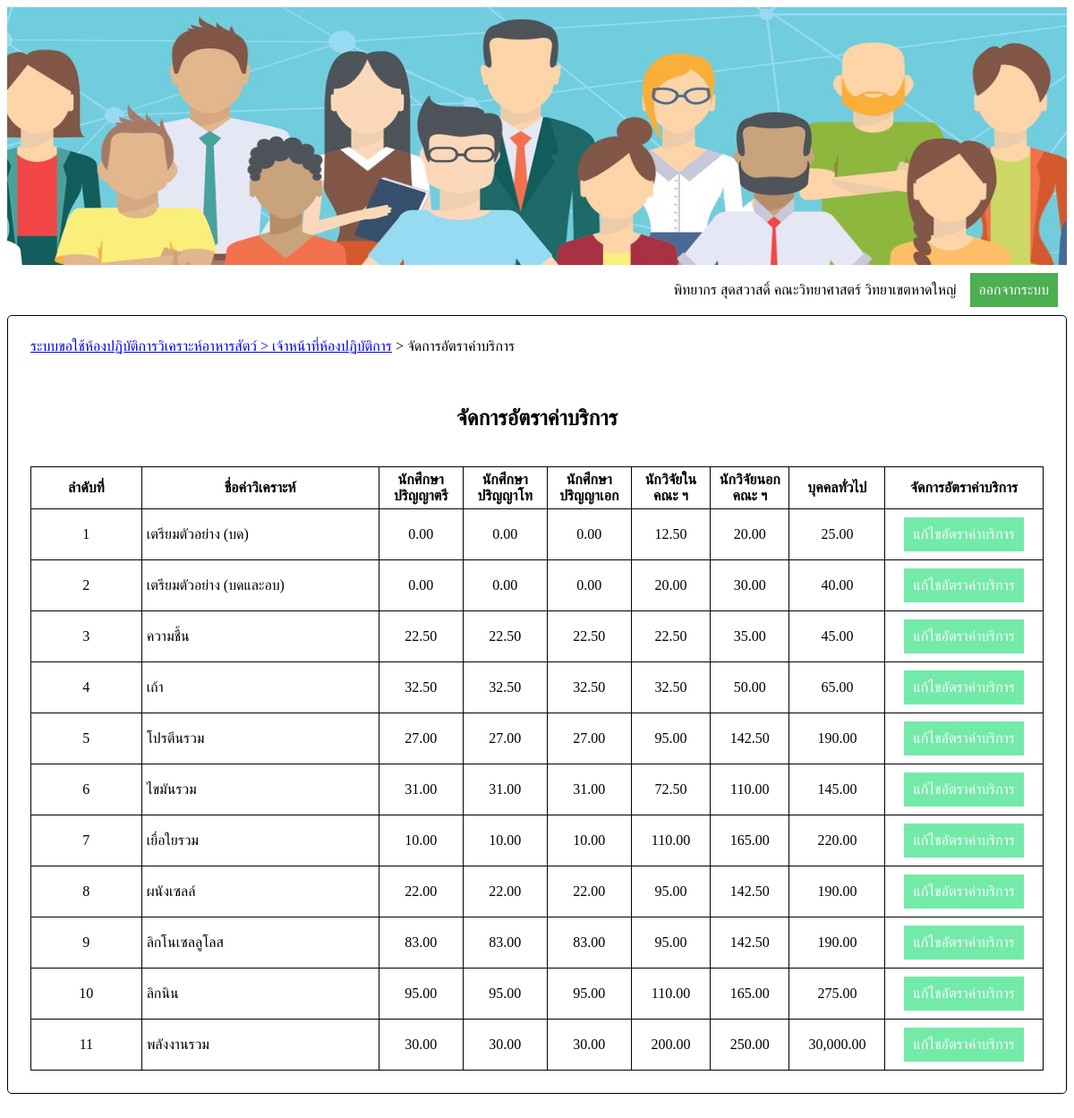
The page /AManageServiceCharge.php (signed in) on the database its author committed.
### tables this page shows
CREATE TABLE `member` (
  `memCode` int(10) unsigned NOT NULL AUTO_INCREMENT,
  `username` varchar(30) NOT NULL,
  `password` varchar(45) NOT NULL,
  `memlevel` int(1) NOT NULL,
  `name` varchar(30) NOT NULL,
  `email` varchar(30) NOT NULL,
  `passmail` varchar(30) DEFAULT NULL,
  `depCode` char(3) NOT NULL,
  PRIMARY KEY (`memCode`),
  KEY `depCode` (`depCode`),
  CONSTRAINT `member_ibfk_1` FOREIGN KEY (`depCode`) REFERENCES `department` (`depCode`)
);

CREATE TABLE `categorys` (
  `catCode` int(2) unsigned NOT NULL AUTO_INCREMENT,
  `catName` varchar(30) NOT NULL,
  PRIMARY KEY (`catCode`)
);

CREATE TABLE `analysislist` (
  `anaCode` int(2) unsigned NOT NULL AUTO_INCREMENT,
  `anaName` varchar(30) NOT NULL,
  PRIMARY KEY (`anaCode`)
);

CREATE TABLE `simplelist` (
  `simCode` int(2) unsigned NOT NULL AUTO_INCREMENT,
  `simName` varchar(30) NOT NULL,
  PRIMARY KEY (`simCode`)
);

CREATE TABLE `servicechargelist` (
  `scCode` int(2) unsigned NOT NULL AUTO_INCREMENT,
  `catCode` int(2) unsigned NOT NULL,
  `anaCode` int(2) unsigned NOT NULL,
  `simCode` int(2) unsigned NOT NULL,
  `price` float(10,2) NOT NULL,
  PRIMARY KEY (`scCode`),
  KEY `catCode` (`catCode`),
  KEY `anaCode` (`anaCode`),
  KEY `simCode` (`simCode`),
  CONSTRAINT `servicechargelist_ibfk_1` FOREIGN KEY (`catCode`) REFERENCES `categorys` (`catCode`),
  CONSTRAINT `servicechargelist_ibfk_2` FOREIGN KEY (`anaCode`) REFERENCES `analysislist` (`anaCode`),
  CONSTRAINT `servicechargelist_ibfk_3` FOREIGN KEY (`simCode`) REFERENCES `simplelist` (`simCode`)
);

### AManageServiceCharge.php (the view, shortened to what this page needs)
<?php
		if(!(isset($_SESSION['memCode']) && isset($_SESSION['memName'])&& isset($_SESSION['facCode'])&& isset($_SESSION['facName'])&& isset($_SESSION['depCode']) && isset($_SESSION['depName'])))
		{
			echo "<script>
					alert('กรุณาเข้าสู่ระบบใหม่อีกครั้ง');
					window.open('login.php','_self');
			</script>";
		}else{
			$memCode = $_SESSION['memCode'];
			require('connectDB.php');
			$sqlSearchSessionMember = "select * from member where memCode='$memCode';";
			$resultSearchSessionMember = mysqli_query($con,$sqlSearchSessionMember);
			$recnumSearchSessionMember = mysqli_fetch_array($resultSearchSessionMember);
			$memName = $recnumSearchSessionMember[4];
			$facName = $_SESSION['facName'];
		}
?>
<html>
<head>
</head>
<body>
	<center>
		<img src='img/hrm_3.jpg'>
	</center>
	<table id='tbLog' cellpadding='5' width='100%'>
		<tr align='right'>
			<td width='90%'>
				<?php echo "$memName $facName วิทยาเขตหาดใหญ่";  ?>
			</td>
			<td align='center'>
				<button id='signOut'>ออกจากระบบ</button>
			</td>
		</tr>
	</table>
	<table id='myTables' width='100%' cellspacing='10' cellpadding='5'>
		<tr>
			<td colspan='3'><a href='Amain.php'> ระบบขอใช้ห้องปฏิบัติการวิเคราะห์อาหารสัตว์ > เจ้าหน้าที่ห้องปฏิบัติการ</a> > จัดการอัตราค่าบริการ</td>
		</tr>
		<tr>
			<td>&nbsp;</td>
		</tr>
		<tr>
			<td align='center'><h2>จัดการอัตราค่าบริการ</h2></td>
		</tr>
		<tr>
			<td>
				<table border='1' width='100%' cellpadding='5' id='tbService'>
					<tr>
						<th width='7%'>ลำดับที่</th>
						<th width='15%'>ชื่อค่าวิเคราะห์</th>
						<?php
							require('connectDB.php');
							$sqlSearchCat = "select * from categorys order by catCode;";
							$resultSearchCat = mysqli_query($con,$sqlSearchCat);
							while($recnumSearchCat = mysqli_fetch_array($resultSearchCat))
							{
								echo "<th width='5%'>$recnumSearchCat[1]</th>";
							}
						?>
						<th width='10%'>จัดการอัตราค่าบริการ</th>
					</tr>
					<?php
						$sqlSearchAna = "select * from analysislist;";
						$resultSearchAna = mysqli_query($con,$sqlSearchAna);
						$p=0;
						while($recnumSearchAna = mysqli_fetch_array($resultSearchAna))
						{	$p++;
							$chkBreak = true;
							echo "<tr>
									<td style='text-align:center' ><div id='$p' class='$recnumSearchAna[0]'>$p</div></td>
									<td>$recnumSearchAna[1]</td>";
									$sqlSearchCatCode = "select * from categorys order by catCode;";
									$resultSearchCatCode = mysqli_query($con,$sqlSearchCatCode);
									while($recnumSearchCatCode = mysqli_fetch_array($resultSearchCatCode))
									{
										$sqlSearchSimpleList = "select * from simplelist;";
										$resultSearchSimpleList = mysqli_query($con,$sqlSearchSimpleList);
										$numRowSearchSimpleList = mysqli_num_rows($resultSearchSimpleList);
										$j=0;
										while($recnumSearchSimpleList = mysqli_fetch_array($resultSearchSimpleList))
										{
											$sqlSelectServiceChagelistAll = "select * from serviceChargelist where anaCode='$recnumSearchAna[0]' and catCode='$recnumSearchCatCode[0]' and simCode='$recnumSearchSimpleList[0]';";
											$resultSelectServiceChagelistAll = mysqli_query($con,$sqlSelectServiceChagelistAll);
											$numRowSelectServiceChagelistAll = mysqli_num_rows($resultSelectServiceChagelistAll);
											if($numRowSelectServiceChagelistAll == '0')
											{
												$j++;
												$chkBreak = false;
												$sqlSearchAndPutDataInNewSimple = "select * from serviceChargelist where anaCode='$recnumSearchAna[0]' and catCode='$recnumSearchCatCode[0]' limit 1;";
												$resultSearchAndPutDataInNewSimple = mysqli_query($con,$sqlSearchAndPutDataInNewSimple);
												if($resultSearchAndPutDataInNewSimple == null)
												{
													echo "คำสั่งผิด";
												}
												$numRowSearchAndPutDataInNewSimple = mysqli_num_rows($resultSearchAndPutDataInNewSimple);
												$price =0;
												if($numRowSearchAndPutDataInNewSimple == 0)
												{
													$price =0;
												}else
												{
													$recnumSearchAndPutDataInNewSimple = mysqli_fetch_array($resultSearchAndPutDataInNewSimple);
													$price = $recnumSearchAndPutDataInNewSimple[4];
												}
												$sqlInsertServiceChagelistAll = " insert into servicechargelist values('',$recnumSearchCatCode[0],$recnumSearchAna[0],$recnumSearchSimpleList[0],$price);";
												$resultInsertServiceChagelistAll = mysqli_query($con,$sqlInsertServiceChagelistAll);
												if($resultInsertServiceChagelistAll == null)
												{
													echo "คำสั่งผิด";
												}
												if($j == $numRowSearchSimpleList)
												{
													$price = number_format($price,2,'.',',');
													$chkBreak = true;
													echo "<td align='center'>$price</td>";
												}
											}else
											{
												$j++;
												$chkBreak = false;
												$recnumSelectServiceChagelistAll = mysqli_fetch_array($resultSelectServiceChagelistAll);
												if($j == $numRowSearchSimpleList)
												{	$priceB = number_format($recnumSelectServiceChagelistAll[4],2,'.',',');
													$chkBreak = true;
													echo "<td align='center'>$priceB</td>";
												}
											}
											if($chkBreak)
											{
												break;
											}
										}
									}
								echo	"<td style='text-align: center;'>
											<button id='editCharge'>แก้ไขอัตราค่าบริการ</button>
										</td>
								</tr>";
						}
					?>
				</table>
			</td>
		</tr>
	</table>
	<br><br>
</body>
</html>

### AManageServiceCharge.php (style rules this page uses)
body { font-family: sarabun; font-size: 100%; line-height: 1.5; height:90% }
img { height:40%; width:100%; }
table,#fixTB { border:1px solid black; border-collapse: collapse; }
#tbLog { border-left: none; border-right:none; border-top:none; border-bottom:none; }
#signOut { background-color: #4CAF50; border: none; color: white; padding:10px 10px; text-align:center; text-decoration:none; display: inline-block; font-size: 16px; margin: 4px 2px; cursor: pointer; }
#editCharge { background-color: #73EAA8; border: none; color: white; padding:10px 10px; text-align:center; text-decoration:none; display: inline-block; font-size: 16px; margin: 4px 2px; cursor: pointer; }
#myTables { border: 1px solid black; border-collapse: separate; border-radius: 5px; padding:10px; }

### rows shown on the page
member: name "พิทยากร สุดสวาสดิ์"
categorys: catName "นักศึกษาปริญญาตรี"
categorys: catName "นักศึกษาปริญญาโท"
categorys: catName "นักศึกษาปริญญาเอก"
categorys: catName "นักวิจัยในคณะ ฯ"
categorys: catName "นักวิจัยนอกคณะ ฯ"
categorys: catName "บุคคลทั่วไป"
analysislist: anaName "เตรียมตัวอย่าง (บด)"
simplelist: servicechargelist.price "0.00", servicechargelist.price "12.50", servicechargelist.price "20.00", servicechargelist.price "25.00", servicechargelist.price "30.00", servicechargelist.price "40.00", servicechargelist.price "22.50", servicechargelist.price "35.00", servicechargelist.price "45.00", servicechargelist.price "32.50", servicechargelist.price "50.00", servicechargelist.price "65.00", servicechargelist.price "27.00", servicechargelist.price "95.00", servicechargelist.price "142.50", servicechargelist.price "190.00", servicechargelist.price "31.00", servicechargelist.price "72.50", servicechargelist.price "110.00", servicechargelist.price "145.00", servicechargelist.price "10.00", servicechargelist.price "165.00", servicechargelist.price "220.00", servicechargelist.price "22.00", servicechargelist.price "83.00", servicechargelist.price "275.00", servicechargelist.price "200.00", servicechargelist.price "250.00", servicechargelist.price "30,000.00"
analysislist: anaName "เตรียมตัวอย่าง (บดและอบ)"
analysislist: anaName "ความชื้น"
analysislist: anaName "เถ้า"
analysislist: anaName "โปรตีนรวม"
analysislist: anaName "ไขมันรวม"
analysislist: anaName "เยื่อใยรวม"
analysislist: anaName "ผนังเซลล์"
analysislist: anaName "ลิกโนเซลลูโลส"
analysislist: anaName "ลิกนิน"
analysislist: anaName "พลังงานรวม"

### other values the page prints
$facName "คณะวิทยาศาสตร์"
